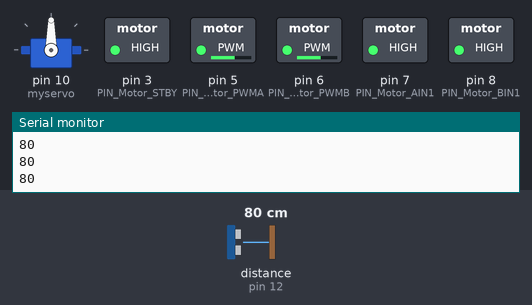
A sketch run on a simulated Arduino Uno, built with avr-gcc and run on an emulated ATmega328P. Shown: servo, switched loads named in the sketch (green lamp = pin HIGH), the last lines printed to the serial monitor. Wiring (inferred from the names in the program): ultrasonic range finder: trigger pin 13; echo pin 12. Dashed ring = blinking. The inputs (shaded band) are chosen by the test bench; at power-on: distance to the obstacle (sensor on pin 12) 80 cm. The echo pulse lasts 58.3 µs per cm; pins used as bus, display or sensor lines are not drawn.

Above: at 1.2 s.
1.3 s: distance to the obstacle (sensor on pin 12) set to 33 cm
2.8 s: distance to the obstacle (sensor on pin 12) set to 29 cm
At 3.7 s:
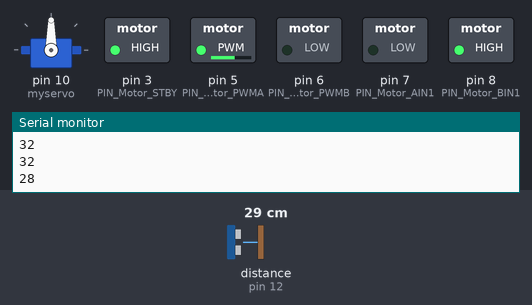
5.8 s: distance to the obstacle (sensor on pin 12) set to 35 cm
At 7.2 s:
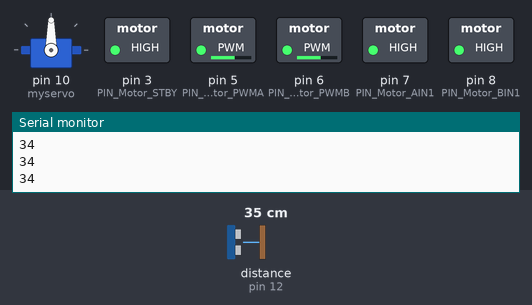
7.5 s: distance to the obstacle (sensor on pin 12) set to 2 cm
At 7.9 s:
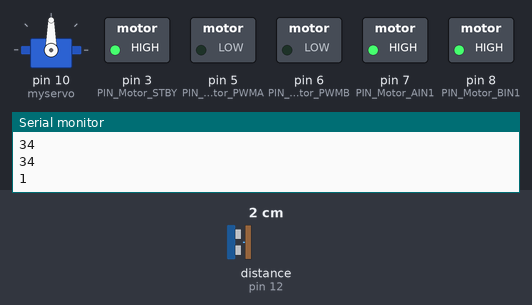
Timing chart, 0 to 11.5 s (numbered marks = the images above; inputs shaded):
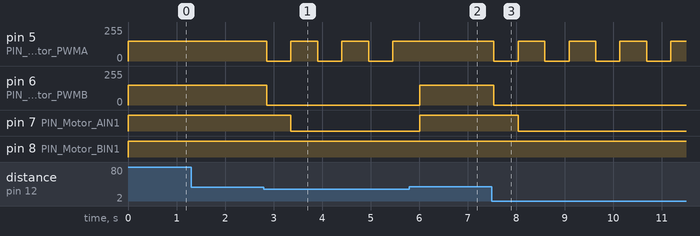

The sketch:

smartCar.ino
```cpp
#include <Servo.h>

// Correct V4.0 Pin Mapping for TB6612
#define PIN_Motor_STBY 3
#define PIN_Motor_AIN1 7
#define PIN_Motor_PWMA 5 // Left motors
#define PIN_Motor_BIN1 8
#define PIN_Motor_PWMB 6 // Right motors

#define TRIG_PIN 13 //A5
#define ECHO_PIN 12 //A4

Servo myservo;

void setup() {
  Serial.begin(9600);
  pinMode(PIN_Motor_STBY, OUTPUT);
  pinMode(PIN_Motor_AIN1, OUTPUT);
  pinMode(PIN_Motor_PWMA, OUTPUT);
  pinMode(PIN_Motor_BIN1, OUTPUT);
  pinMode(PIN_Motor_PWMB, OUTPUT);

  digitalWrite(PIN_Motor_STBY, HIGH); // Must be HIGH to enable motors

  myservo.attach(10); // Servo pin on V4.0 is usually 10
  myservo.write(90);

  pinMode(TRIG_PIN, OUTPUT);
  pinMode(ECHO_PIN, INPUT);
}

void moveForward(int speed) {
  digitalWrite(PIN_Motor_AIN1, HIGH);
  analogWrite(PIN_Motor_PWMA, speed);
  digitalWrite(PIN_Motor_BIN1, HIGH);
  analogWrite(PIN_Motor_PWMB, speed);
}

void stopCar() {
  analogWrite(PIN_Motor_PWMA, 0);
  analogWrite(PIN_Motor_PWMB, 0);
}

long readDistance() {
  unsigned int tempda_x = 0;
  digitalWrite(TRIG_PIN, LOW);
  delayMicroseconds(2);
  digitalWrite(TRIG_PIN, HIGH);
  delayMicroseconds(10);
  digitalWrite(TRIG_PIN, LOW);
  tempda_x = (unsigned int)pulseIn(ECHO_PIN, HIGH)/58;
  return tempda_x; // Distance in cm
}

void loop() {
  int distance = readDistance();
  Serial.println(distance);
  if (distance > 30 || distance == 0)
  { // 0 often means "out of range"
    moveForward(150);
  }
  else
  {
    stopCar();
    delay(500);
    // Simple turn to avoid
    digitalWrite(PIN_Motor_AIN1, LOW);
    analogWrite(PIN_Motor_PWMA, 150);
    delay(500);
  }

  delay(50);
}
```

Measured:
- the behaviour switches between 32 and 31 cm on distance to the obstacle (sensor on pin 12) (found by bisection; images 0 and 1)
- after the input at 2.8 s, pin 5 (PIN_Motor_PWMA): alternates 150/255 for 0.55 s and 0/255 for 0.50 s, starting after 0.05 s; pin 6 (PIN_Motor_PWMB): 150/255 → 0/255 after 0.05 s; pin 7 (PIN_Motor_AIN1): HIGH → LOW after 0.55 s
- after the input at 5.8 s, pin 5 (PIN_Motor_PWMA): stays 150/255 (without the input it goes to 0/255 after 0.21 s); pin 6 (PIN_Motor_PWMB): 0/255 → 150/255 after 0.21 s; pin 7 (PIN_Motor_AIN1): LOW → HIGH after 0.21 s
- after the input at 7.5 s, pin 5 (PIN_Motor_PWMA): alternates 150/255 for 0.55 s and 0/255 for 0.50 s, starting at once; pin 6 (PIN_Motor_PWMB): 150/255 → 0/255 at once; pin 7 (PIN_Motor_AIN1): HIGH → LOW after 0.54 s
